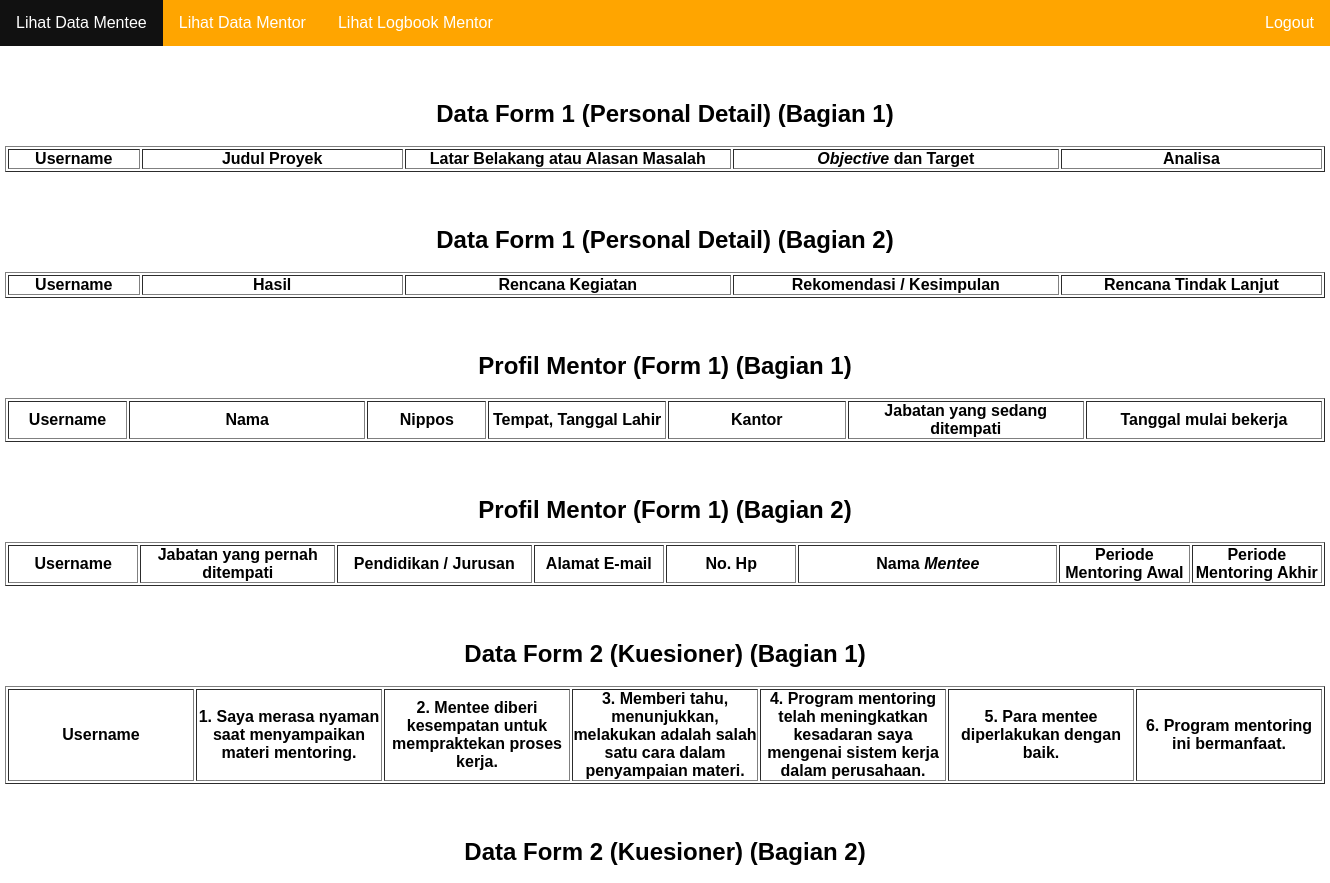
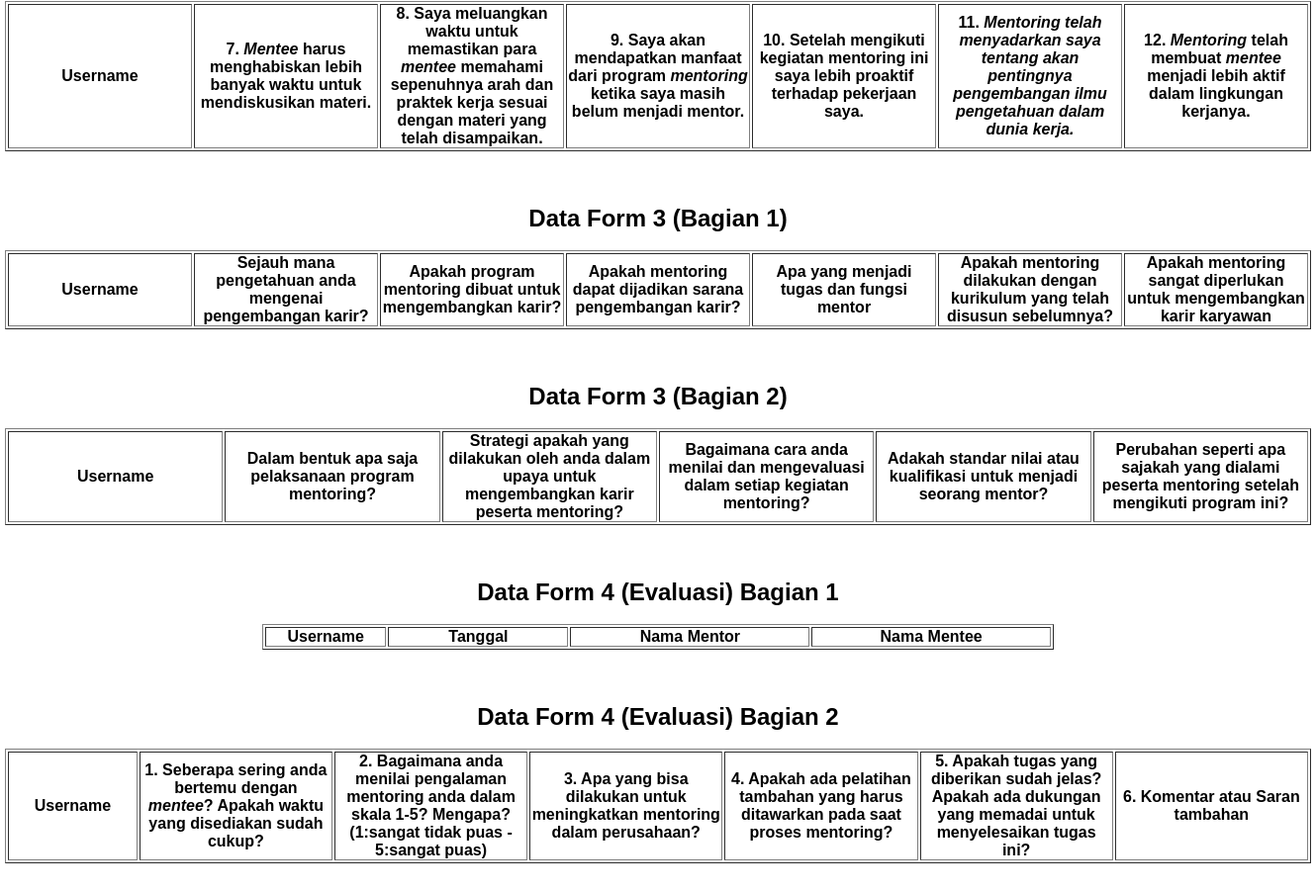
/admin_datamentor.php (signed in), run on an earlier commit of the app's database (2 pictures, top to bottom).
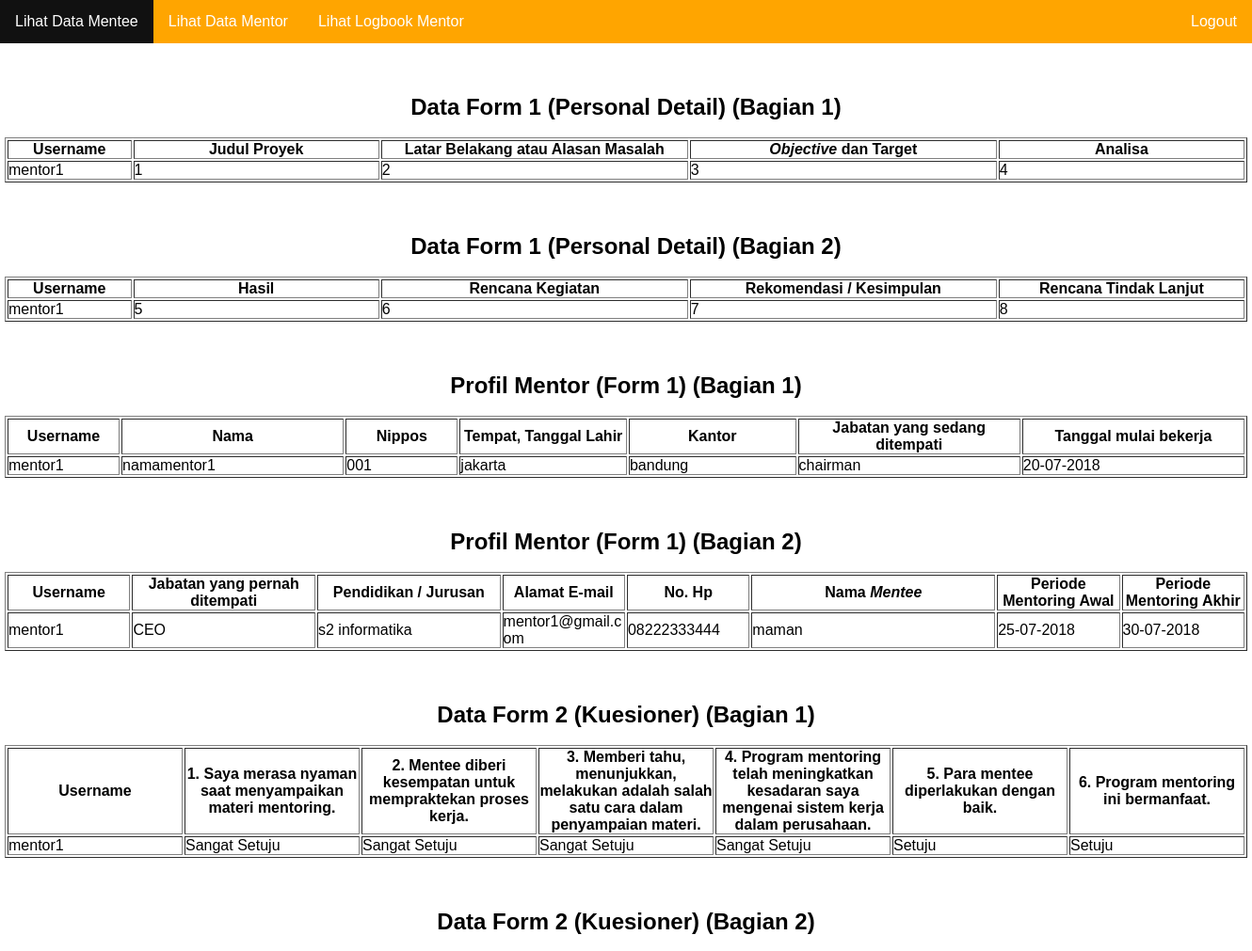
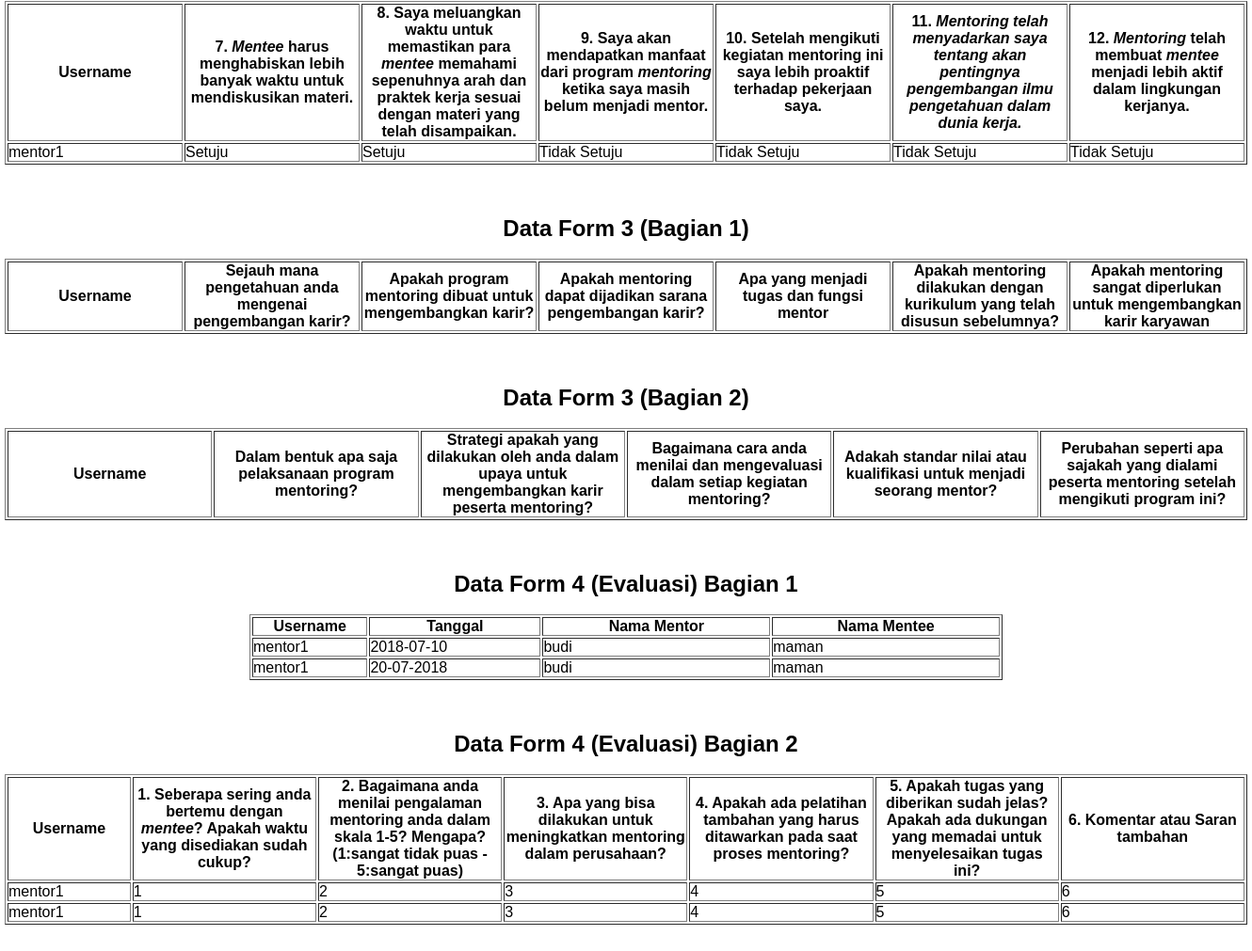
And on a later commit of the database (2 pictures, top to bottom).
### tables this page shows
CREATE TABLE `data_form_mentor` (
  `username` varchar(100) NOT NULL,
  `nomor_form` int(100) NOT NULL,
  `jawaban1` varchar(1000) NOT NULL,
  `jawaban2` varchar(1000) NOT NULL,
  `jawaban3` varchar(1000) NOT NULL,
  `jawaban4` varchar(1000) NOT NULL,
  `jawaban5` varchar(1000) NOT NULL,
  `jawaban6` varchar(1000) NOT NULL,
  `jawaban7` varchar(1000) NOT NULL,
  `jawaban8` varchar(1000) NOT NULL,
  `jawaban9` varchar(1000) NOT NULL,
  `jawaban10` varchar(1000) NOT NULL,
  `jawaban11` varchar(1000) NOT NULL,
  `jawaban12` varchar(1000) NOT NULL,
  `jawaban13` varchar(1000) NOT NULL,
  `jawaban14` varchar(1000) NOT NULL,
  `jawaban15` varchar(1000) NOT NULL,
  `jawaban16` varchar(1000) NOT NULL,
  `jawaban17` varchar(1000) NOT NULL,
  `jawaban18` varchar(1000) NOT NULL,
  `jawaban19` varchar(1000) NOT NULL,
  `id_form_mentor` int(4) UNSIGNED ZEROFILL NOT NULL
);

CREATE TABLE `profil_mentor` (
  `username` varchar(100) NOT NULL,
  `nama` varchar(100) NOT NULL,
  `nippos` varchar(100) NOT NULL,
  `tempat_tanggal_lahir` varchar(100) NOT NULL,
  `kantor` varchar(100) NOT NULL,
  `jabatan_yang_sedang_ditempati` varchar(100) NOT NULL,
  `tgl_mulai_bekerja` varchar(100) NOT NULL,
  `jabatan_yang_pernah_ditempati` varchar(500) NOT NULL,
  `pendidikan_jurusan` varchar(100) NOT NULL,
  `alamat_email` varchar(100) NOT NULL,
  `no_hp` varchar(100) NOT NULL,
  `nama_mentee` varchar(200) NOT NULL,
  `periode_awal` varchar(100) NOT NULL,
  `periode_akhir` varchar(100) NOT NULL,
  `id` int(4) UNSIGNED ZEROFILL NOT NULL
);

### admin_datamentor.php (the view, shortened to what the changed rows need)
<?php
include ("fungsi/connection.php");
?>
<html>
<head>
</head>
<center>
<body>
	<br><br><br><h2>Data Form 1 (Personal Detail) (Bagian 1)</h2><br>
	<table class="data-table" border='1' style="width:1320px; table-layout:fixed ">
		<thead>
			<tr>
				<th width="10%">Username</th>
				<th width="20%">Judul Proyek</th>
				<th width="25%">Latar Belakang atau Alasan Masalah</th>
				<th width="25%"><i>Objective</i> dan Target</th>
				<th width="20%">Analisa</th>
			</tr>
		</thead>
		<tbody>
		<?php
		$sql = 'SELECT * FROM data_form_mentor where nomor_form = 1';
		$query = mysqli_query($conn, $sql);
		while ($row = mysqli_fetch_array($query))
		{
			echo '<tr>
					<td>'.$row['username'].'</td>
					<td style="word-wrap: break-word">'.$row['jawaban1'].'</td>
					<td style="word-wrap: break-word">'.$row['jawaban2'].'</td>
					<td style="word-wrap: break-word">'.$row['jawaban3'].'</td>
					<td style="word-wrap: break-word">'.$row['jawaban4'].'</td>
				</tr>';
		}?>
		</tbody>
	</table>
	<br><br><br><h2>Data Form 1 (Personal Detail) (Bagian 2)</h2><br>
	<table class="data-table" border='1' style="width:1320px; table-layout:fixed ">
		<thead>
			<tr>
				<th width="10%">Username</th>
				<th width="20%">Hasil</th>
				<th width="25%">Rencana Kegiatan</th>
				<th width="25%">Rekomendasi / Kesimpulan</th>
				<th width="20%">Rencana Tindak Lanjut</th>
			</tr>
		</thead>
		<tbody>
		<?php
		$sql = 'SELECT * FROM data_form_mentor where nomor_form = 1';
		$query = mysqli_query($conn, $sql);
		while ($row = mysqli_fetch_array($query))
		{
			echo '<tr>
					<td>'.$row['username'].'</td>
					<td style="word-wrap: break-word">'.$row['jawaban5'].'</td>
					<td style="word-wrap: break-word">'.$row['jawaban6'].'</td>
					<td style="word-wrap: break-word">'.$row['jawaban7'].'</td>
					<td style="word-wrap: break-word">'.$row['jawaban8'].'</td>
				</tr>';
		}?>
		</tbody>
	</table>
	<br><br><br><h2>Profil Mentor (Form 1) (Bagian 1)</h2><br>
	<table class="data-table" border='1' style="width:1320px; table-layout:fixed ">
		<thead>
			<tr>
				<th width="10%">Username</th>
				<th width="20%">Nama</th>
				<th width="10%">Nippos</th>
				<th width="15%">Tempat, Tanggal Lahir</th>
				<th width="15%">Kantor</th>
				<th width="20%">Jabatan yang sedang ditempati</th>
				<th width="20%">Tanggal mulai bekerja</th>
			</tr>
		</thead>
		<tbody>
		<?php
		$sql = 'SELECT * FROM profil_mentor';
		$query = mysqli_query($conn, $sql);
		while ($row = mysqli_fetch_array($query))
		{
			echo '<tr>
					<td>'.$row['username'].'</td>
					<td style="word-wrap: break-word">'.$row['nama'].'</td>
					<td style="word-wrap: break-word">'.$row['nippos'].'</td>
					<td style="word-wrap: break-word">'.$row['tempat_tanggal_lahir'].'</td>
					<td style="word-wrap: break-word">'.$row['kantor'].'</td>
					<td style="word-wrap: break-word">'.$row['jabatan_yang_sedang_ditempati'].'</td>
					<td style="word-wrap: break-word">'.$row['tgl_mulai_bekerja'].'</td>
				</tr>';
		}?>
		</tbody>
	</table>
	<br><br><br><h2>Profil Mentor (Form 1) (Bagian 2)</h2><br>
	<table class="data-table" border='1' style="width:1320px; table-layout:fixed ">
		<thead>
			<tr>
				<th width="10%">Username</th>
				<th width="15%">Jabatan yang pernah ditempati</th>
				<th width="15%">Pendidikan / Jurusan</th>
				<th width="10%">Alamat E-mail</th>
				<th width="10%">No. Hp</th>
				<th width="20%">Nama <i>Mentee</i></th>
				<th width="10%">Periode Mentoring Awal</th>
				<th width="10%">Periode Mentoring Akhir</th>
			</tr>
		</thead>
		<tbody>
		<?php
		$sql = 'SELECT * FROM profil_mentor';
		$query = mysqli_query($conn, $sql);
		while ($row = mysqli_fetch_array($query))
		{
			echo '<tr>
					<td>'.$row['username'].'</td>
					<td style="word-wrap: break-word">'.$row['jabatan_yang_pernah_ditempati'].'</td>
					<td style="word-wrap: break-word">'.$row['pendidikan_jurusan'].'</td>
					<td style="word-wrap: break-word">'.$row['alamat_email'].'</td>
					<td style="word-wrap: break-word">'.$row['no_hp'].'</td>
					<td style="word-wrap: break-word">'.$row['nama_mentee'].'</td>
					<td style="word-wrap: break-word">'.$row['periode_awal'].'</td>
					<td style="word-wrap: break-word">'.$row['periode_akhir'].'</td>
				</tr>';
		}?>
		</tbody>
	</table>
	<br><br><br><h2>Data Form 2 (Kuesioner) (Bagian 1)</h2><br>
	<table class="data-table" border='1' style="width:1320px; table-layout:fixed ">
		<thead>
			<tr>
				<th width="10%">Username</th>
				<th width="10%">1. Saya merasa nyaman saat menyampaikan materi mentoring.</th>
				<th width="10%">2. Mentee diberi kesempatan untuk mempraktekan proses kerja.</th>
				<th width="10%">3. Memberi tahu, menunjukkan, melakukan adalah salah satu cara dalam penyampaian materi.</th>
				<th width="10%">4. Program mentoring telah meningkatkan kesadaran saya mengenai sistem kerja dalam perusahaan.</th>
				<th width="10%">5. Para mentee diperlakukan dengan baik.</th>
				<th width="10%">6. Program mentoring ini bermanfaat.</th>
			</tr>
		</thead>
		<tbody>
		<?php
		$sql = 'SELECT * FROM data_form_mentor where nomor_form = 2';
		$query = mysqli_query($conn, $sql);
		while ($row = mysqli_fetch_array($query))
		{
			echo '<tr>
					<td>'.$row['username'].'</td>
					<td style="word-wrap: break-word">'.$row['jawaban1'].'</td>
					<td style="word-wrap: break-word">'.$row['jawaban2'].'</td>
					<td style="word-wrap: break-word">'.$row['jawaban3'].'</td>
					<td style="word-wrap: break-word">'.$row['jawaban4'].'</td>
					<td style="word-wrap: break-word">'.$row['jawaban5'].'</td>
					<td style="word-wrap: break-word">'.$row['jawaban6'].'</td>
				</tr>';
		}?>
		</tbody>
	</table>
	<br><br><br><h2>Data Form 2 (Kuesioner) (Bagian 2)</h2><br>
	<table class="data-table" border='1' style="width:1320px; table-layout:fixed ">
		<thead>
			<tr>
				<th width="10%">Username</th>
				<th width="10%">7. <i>Mentee</i> harus menghabiskan lebih banyak waktu untuk mendiskusikan materi.</th>
				<th width="10%">8. Saya meluangkan waktu untuk memastikan para <i>mentee</i> memahami sepenuhnya arah dan praktek kerja sesuai dengan materi yang telah disampaikan.</th>
				<th width="10%">9. Saya akan mendapatkan manfaat dari program <i>mentoring</i> ketika saya masih belum menjadi mentor.</th>
				<th width="10%">10. Setelah mengikuti kegiatan mentoring ini saya lebih proaktif terhadap pekerjaan saya.</th>
				<th width="10%">11. <i>Mentoring telah menyadarkan saya tentang akan pentingnya pengembangan ilmu pengetahuan dalam dunia kerja.</th>
				<th width="10%">12. <i>Mentoring</i> telah membuat <i>mentee</i> menjadi lebih aktif dalam lingkungan kerjanya.</th>
			</tr>
		</thead>
		<tbody>
		<?php
		$sql = 'SELECT * FROM data_form_mentor where nomor_form = 2';
		$query = mysqli_query($conn, $sql);
		while ($row = mysqli_fetch_array($query))
		{
			echo '<tr>
					<td>'.$row['username'].'</td>
					<td style="word-wrap: break-word">'.$row['jawaban7'].'</td>
					<td style="word-wrap: break-word">'.$row['jawaban8'].'</td>
					<td style="word-wrap: break-word">'.$row['jawaban9'].'</td>
					<td style="word-wrap: break-word">'.$row['jawaban10'].'</td>
					<td style="word-wrap: break-word">'.$row['jawaban11'].'</td>
					<td style="word-wrap: break-word">'.$row['jawaban12'].'</td>
				</tr>';
		}?>
		</tbody>
	</table>
	<br><br><br><h2>Data Form 3 (Bagian 1)</h2><br>
	<table class="data-table" border='1' style="width:1320px; table-layout:fixed ">
		<thead>
			<tr>
				<th width="10%">Username</th>
				<th width="10%">Sejauh mana pengetahuan anda mengenai pengembangan karir?</th>
				<th width="10%">Apakah program mentoring dibuat untuk mengembangkan karir?</th>
				<th width="10%">Apakah mentoring dapat dijadikan sarana pengembangan karir?</th>
				<th width="10%">Apa yang menjadi tugas dan fungsi mentor</th>
				<th width="10%">Apakah mentoring dilakukan dengan kurikulum yang telah disusun sebelumnya?</th>
				<th width="10%">Apakah mentoring sangat diperlukan untuk mengembangkan karir karyawan</th>
			</tr>
		</thead>
	</table>
	<br><br><br><h2>Data Form 3 (Bagian 2)</h2><br>
	<table class="data-table" border='1' style="width:1320px; table-layout:fixed ">
		<thead>
			<tr>
				<th width="10%">Username</th>
				<th width="10%">Dalam bentuk apa saja pelaksanaan program mentoring?</th>
				<th width="10%">Strategi apakah yang dilakukan oleh anda dalam upaya untuk mengembangkan karir peserta mentoring?</th>
				<th width="10%">Bagaimana cara anda menilai dan mengevaluasi dalam setiap kegiatan mentoring?</th>
				<th width="10%">Adakah standar nilai atau kualifikasi untuk menjadi seorang mentor?</th>
				<th width="10%">Perubahan seperti apa sajakah yang dialami peserta mentoring setelah mengikuti program ini?</th>
			</tr>
		</thead>
	</table>
	<br><br><br><h2>Data Form 4 (Evaluasi) Bagian 1</h2><br>
	<table class="data-table" border='1' style="width:800px; table-layout:fixed ">
		<thead>
			<tr>
				<th width="10%">Username</th>
				<th width="15%">Tanggal</th>
				<th width="20%">Nama Mentor</th>
				<th width="20%">Nama Mentee</th>
			</tr>
		</thead>
		<tbody>
		<?php
		$sql = 'SELECT * FROM data_form_mentor where nomor_form = 4';
		$query = mysqli_query($conn, $sql);
		while ($row = mysqli_fetch_array($query))
		{
			echo '<tr>
					<td>'.$row['username'].'</td>
					<td style="word-wrap: break-word">'.$row['jawaban1'].'</td>
					<td style="word-wrap: break-word">'.$row['jawaban2'].'</td>
					<td style="word-wrap: break-word">'.$row['jawaban3'].'</td>
				</tr>';
		}?>
		</tbody>
	</table>
	<br><br><br><h2>Data Form 4 (Evaluasi) Bagian 2</h2><br>
	<table class="data-table" border='1' style="width:1320px; table-layout:fixed ">
		<thead>
			<tr>
				<th width="10%">Username</th>
				<th width="15%">1. Seberapa sering anda bertemu dengan <i>mentee</i>? Apakah waktu yang disediakan sudah cukup?	</th>
				<th width="15%">2. Bagaimana anda menilai pengalaman mentoring anda dalam skala 1-5? Mengapa? (1:sangat tidak puas - 5:sangat puas)</th>
				<th width="15%">3. Apa yang bisa dilakukan untuk meningkatkan mentoring dalam perusahaan?</th>
				<th width="15%">4. Apakah ada pelatihan tambahan yang harus ditawarkan pada saat proses mentoring?</th>
				<th width="15%">5. Apakah tugas yang diberikan sudah jelas? Apakah ada dukungan yang memadai untuk menyelesaikan tugas ini?	</th>
				<th width="15%">6. Komentar atau Saran tambahan</th>
			</tr>
		</thead>
		<tbody>
		<?php
		$sql = 'SELECT * FROM data_form_mentor where nomor_form = 4';
		$query = mysqli_query($conn, $sql);
		while ($row = mysqli_fetch_array($query))
		{
			echo '<tr>
					<td>'.$row['username'].'</td>
					<td style="word-wrap: break-word">'.$row['jawaban4'].'</td>
					<td style="word-wrap: break-word">'.$row['jawaban5'].'</td>
					<td style="word-wrap: break-word">'.$row['jawaban6'].'</td>
					<td style="word-wrap: break-word">'.$row['jawaban7'].'</td>
					<td style="word-wrap: break-word">'.$row['jawaban8'].'</td>
					<td style="word-wrap: break-word">'.$row['jawaban9'].'</td>
				</tr>';
		}?>
		</tbody>
	</table>
	<br><br><br><br><br><br>
</body>
</center>
</html>

What changed in the data, as far as the page shows it:
added data_form_mentor: username "mentor1", jawaban1 "1", jawaban2 "2", jawaban3 "3", jawaban4 "4", jawaban5 "5", jawaban6 "6", jawaban7 "7", jawaban8 "8"
added profil_mentor: username "mentor1", nama "namamentor1", nippos "001", tempat_tanggal_lahir "jakarta", kantor "bandung", jabatan_yang_sedang_ditempati "chairman", tgl_mulai_bekerja "20-07-2018", jabatan_yang_pernah_ditempati "CEO", pendidikan_jurusan "s2 informatika", alamat_email "mentor1@gmail.com", no_hp "08222333444", nama_mentee "maman", periode_awal "25-07-2018", periode_akhir "30-07-2018"
added data_form_mentor: username "mentor1", jawaban1 "Sangat Setuju", jawaban2 "Sangat Setuju", jawaban3 "Sangat Setuju", jawaban4 "Sangat Setuju", jawaban5 "Setuju", jawaban6 "Setuju", jawaban7 "Setuju", jawaban8 "Setuju", jawaban9 "Tidak Setuju", jawaban10 "Tidak Setuju", jawaban11 "Tidak Setuju", jawaban12 "Tidak Setuju"
added data_form_mentor: username "mentor1", jawaban1 "2018-07-10", jawaban2 "budi", jawaban3 "maman", jawaban4 "1", jawaban5 "2", jawaban6 "3", jawaban7 "4", jawaban8 "5", jawaban9 "6"
added data_form_mentor: username "mentor1", jawaban1 "20-07-2018", jawaban2 "budi", jawaban3 "maman", jawaban4 "1", jawaban5 "2", jawaban6 "3", jawaban7 "4", jawaban8 "5", jawaban9 "6"
